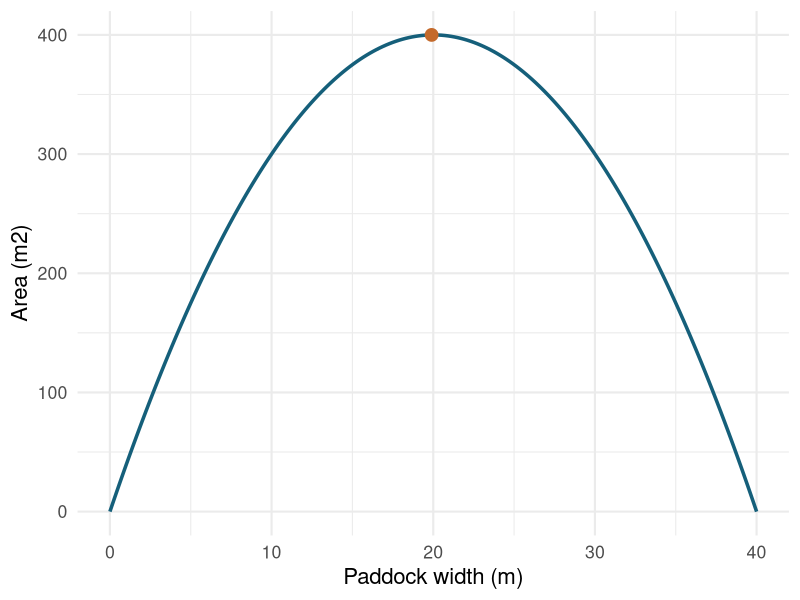

R code for this plot:
## ---- chunk 1
#| include: false
library(ggplot2)
library(knitr)

theme_set(theme_minimal(base_size = 16))
## ---- chunk 2
fence_m <- 80

paddock_area <- function(width, fence_m = 80) {
  length <- fence_m / 2 - width
  width * length
}

candidate_widths <- seq(0, fence_m / 2, length.out = 200)
area_grid <- data.frame(width = candidate_widths)
area_grid$area <- paddock_area(area_grid$width, fence_m)
best_grid <- area_grid[which.max(area_grid$area), ]
## ---- chunk 3
ggplot(area_grid, aes(width, area)) +
  geom_line(color = "#155f7a", linewidth = 1.2) +
  geom_point(data = best_grid, color = "#c46a2b", size = 4) +
  labs(x = "Paddock width (m)", y = "Area (m2)")
## ---- chunk 4
negative_area <- function(width, fence_m = 80) {
  -paddock_area(width, fence_m)
}

fit_area <- optim(
  par = 10,
  fn = negative_area,
  fence_m = fence_m,
  method = "L-BFGS-B",
  lower = 0,
  upper = fence_m / 2
)

data.frame(width = fit_area$par, area = -fit_area$value)
## ---- chunk 5
fit_tight_area <- optim(
  par = 10,
  fn = negative_area,
  fence_m = fence_m,
  method = "L-BFGS-B",
  lower = 0,
  upper = 15
)

data.frame(
  problem = c("correct bounds", "too-tight upper bound"),
  width = c(fit_area$par, fit_tight_area$par),
  area = c(-fit_area$value, -fit_tight_area$value)
)
